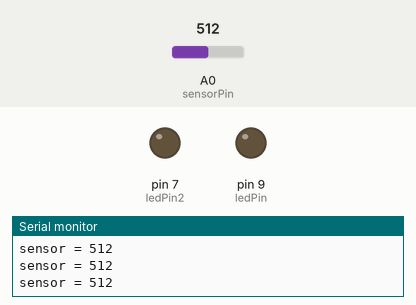
Recording of a sketch running on a simulated Arduino Uno, built with avr-gcc and run on an emulated ATmega328P. Parts: output pins drawn as LEDs (lit = HIGH), the last lines printed to the serial monitor. Inputs (shaded band) come from the test bench; at power-on: A0 (sensorPin) = 512.

Above: at 1.2 s.
1.3 s: A0 (sensorPin) set to 53
2.8 s: A0 (sensorPin) set to 45
At 3.8 s:
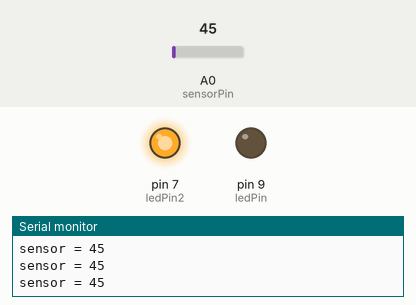
4.3 s: A0 (sensorPin) set to 20
At 5.0 s:
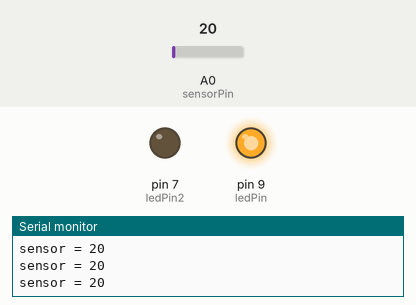
5.8 s: A0 (sensorPin) set to 40
At 6.1 s:
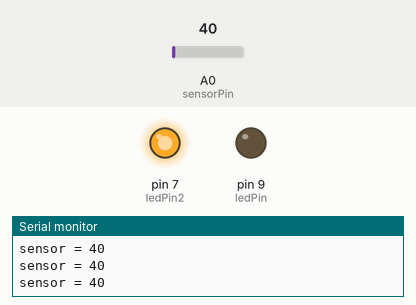
7.3 s: A0 (sensorPin) set to 60
At 8.5 s:
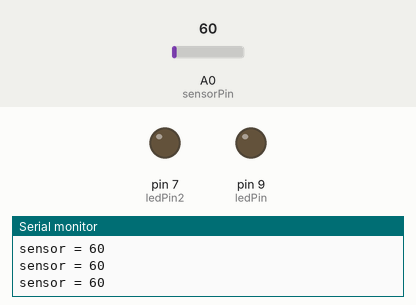
Timing chart, 0 to 10.3 s (numbered marks = the images above; inputs shaded):
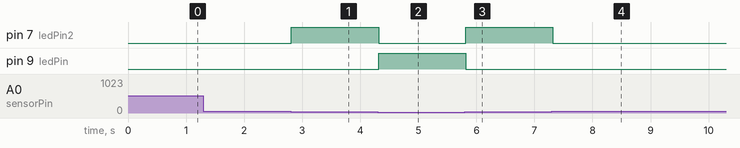

The sketch:

fotoresistor-led.ino
```cpp
int sensorPin = A0;
int ledPin = 9;
int ledPin2 = 7;
int sensorValue = 0;

void setup() {
  // put your setup code here, to run once:
  Serial.begin(9600);
  pinMode(ledPin, OUTPUT);
  pinMode(ledPin2, OUTPUT);

}

void loop() {
  // put your main code here, to run repeatedly:
  sensorValue = analogRead(sensorPin);

  Serial.print("sensor = ");
  Serial.println(sensorValue);

  if(sensorValue < 30){
    digitalWrite(ledPin, HIGH);
    digitalWrite(ledPin2, LOW);
  } else if(sensorValue > 30 && sensorValue < 50) {
    digitalWrite(ledPin2, HIGH);
    digitalWrite(ledPin, LOW);
  } else {
    digitalWrite(ledPin2, LOW);
    digitalWrite(ledPin, LOW);
  }
  delay(2);

}
```

Measured:
- the behaviour switches between 50 and 49 on A0 (sensorPin) (found by bisection; images 0 and 1)
- after the input at 2.8 s, pin 7 (ledPin2): LOW → HIGH at once
- after the input at 4.3 s, pin 7 (ledPin2): HIGH → LOW at once; pin 9 (ledPin): LOW → HIGH at once
- after the input at 5.8 s, pin 7 (ledPin2): LOW → HIGH at once; pin 9 (ledPin): HIGH → LOW at once
- after the input at 7.3 s, pin 7 (ledPin2): HIGH → LOW at once
